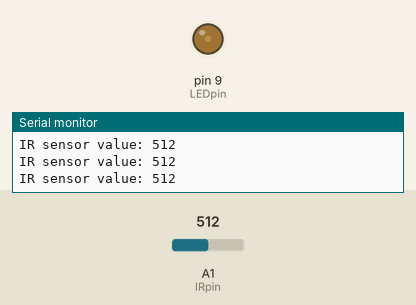
The sketch below on a simulated Arduino Uno, built with avr-gcc and run on an emulated ATmega328P. Parts: output pins drawn as LEDs (lit = HIGH), the last lines printed to the serial monitor. The test bench sets the inputs (shaded band); at power-on: A1 (IRpin) = 512.

Above: at 1.2 s.
1.3 s: A1 (IRpin) set to 0
At 2.5 s:
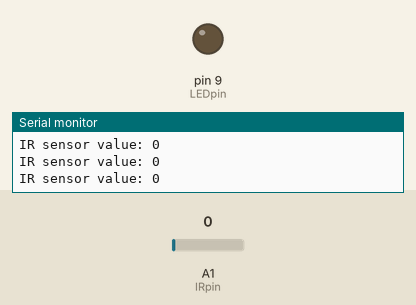
2.8 s: A1 (IRpin) set to 8
4.3 s: A1 (IRpin) set to 11
At 4.8 s:
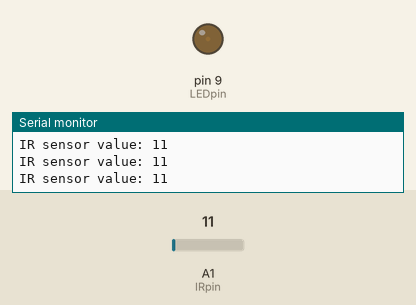
7.3 s: A1 (IRpin) set to 716
At 7.7 s:
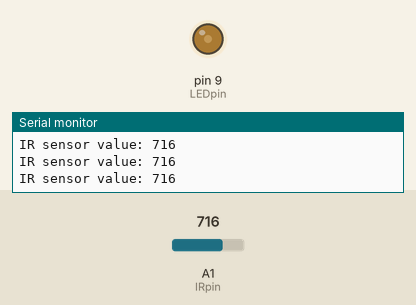
8.8 s: A1 (IRpin) set to 511
At 9.5 s:
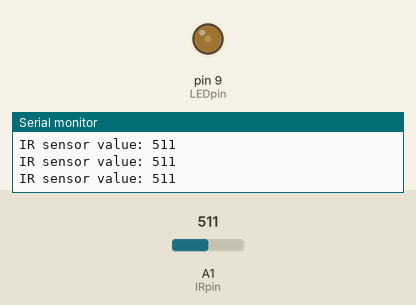
Timing chart, 0 to 11.8 s (numbered marks = the images above; inputs shaded):
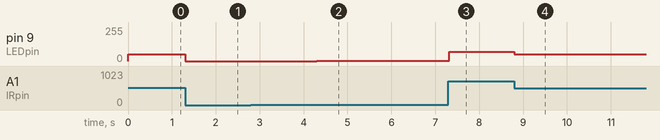

The sketch:

Distance_Sensing.ino
```cpp
int LEDpin = 9; //or 9 for LED light component
int IRpin = A1;
void setup() {
  // put your setup code here, to run once:
  pinMode (LEDpin, OUTPUT);
  Serial.begin(9600);
}

void loop() {
  // put your main code here, to run repeatedly:
  int IRvalue = analogRead(IRpin);
  /*if(IRvalue > 300){
    digitalWrite(LEDpin, HIGH);
  }
  else{
    digitalWrite(LEDpin, LOW);
  }*/
  analogWrite(LEDpin, IRvalue/10); //for LED light component
  Serial.print("IR sensor value: ");
  Serial.println(IRvalue);
}
```

Measured:
- after the input at 1.3 s, pin 9 (LEDpin): 51/255 → 0/255 at once
- after the input at 4.3 s, pin 9 (LEDpin): 0/255 → 1/255 at once
- after the input at 7.3 s, pin 9 (LEDpin): 1/255 → 71/255 at once
- after the input at 8.8 s, pin 9 (LEDpin): 71/255 → 51/255 at once
